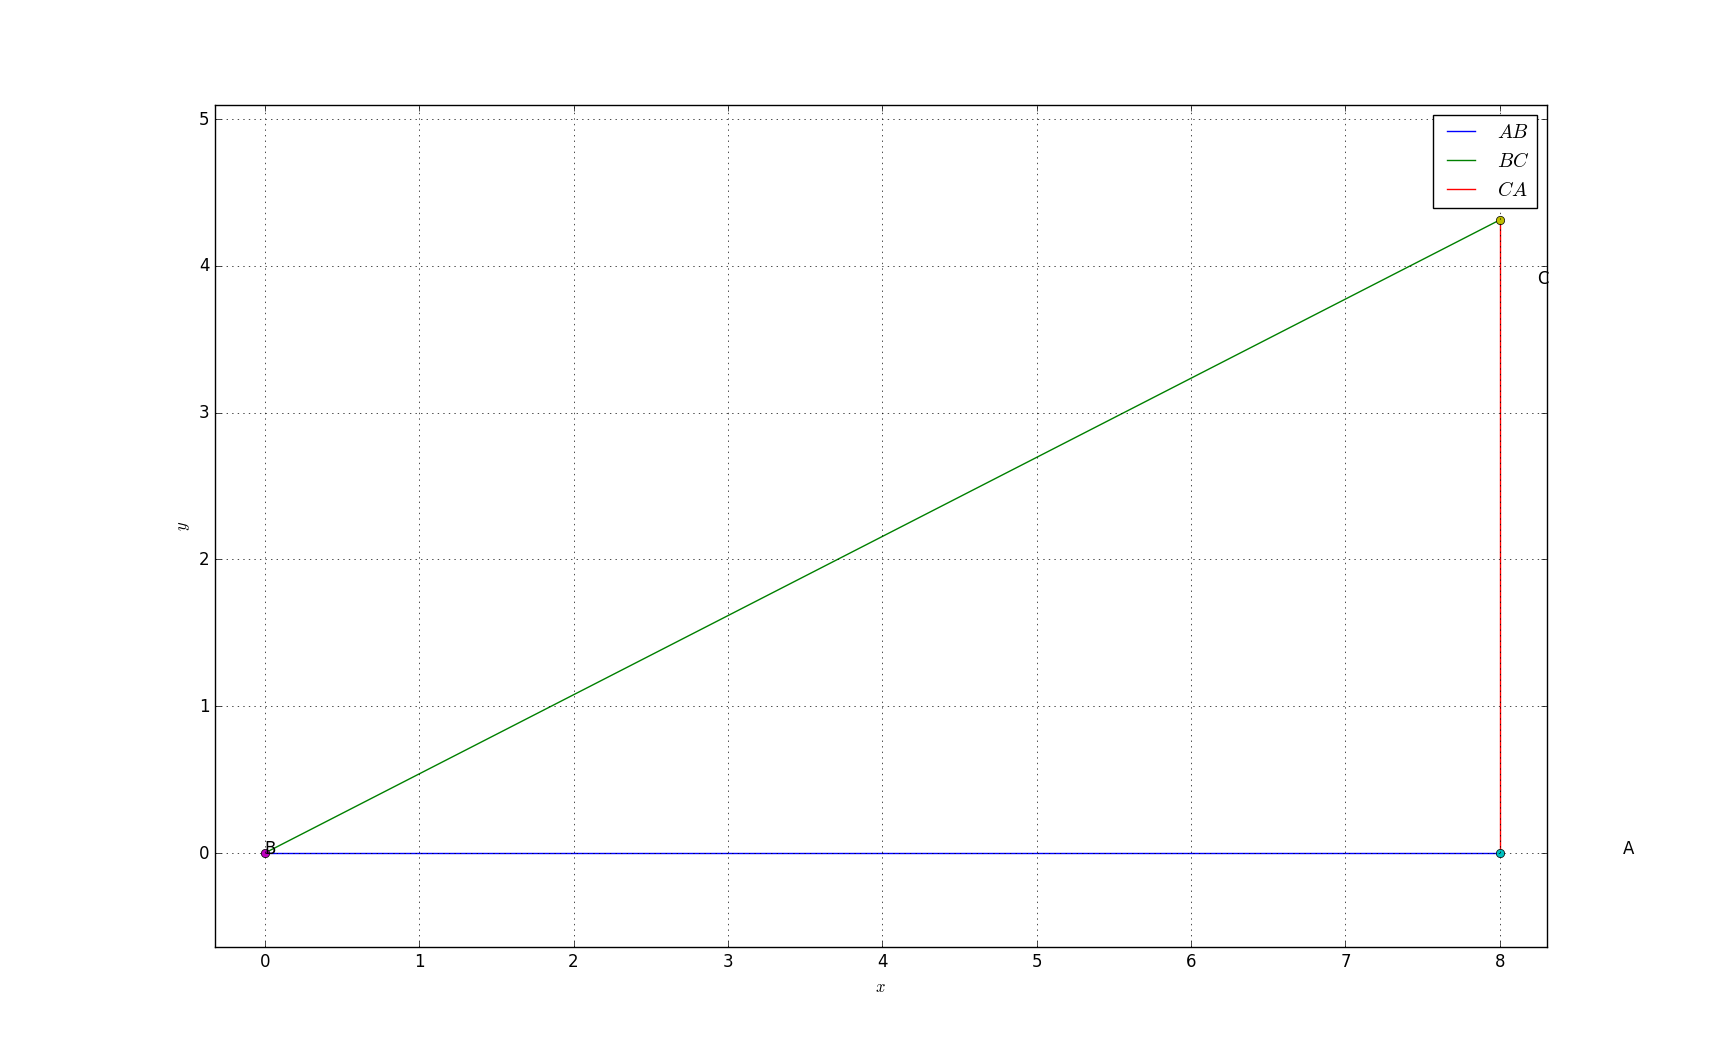

Write Python code to recreate this figure.
#Code by GVV Sharma
#December 6, 2019
#released under GNU GPL
#Drawing a right angled triangle

import numpy as np
import matplotlib.pyplot as plt
from coeffs import *

#if using termux
#import subprocess
#import shlex
#end if

#Sides
a = 8
c = 4.313
#Triangle vertices
A = np.array([a,0]) 
B = np.array([0,0]) 
C = np.array([a,c]) 


#Generating all lines
x_AB = line_gen(A,B)
x_BC = line_gen(B,C)
x_CA = line_gen(C,A)
A
#Plotting all lines
plt.plot(x_AB[0,:],x_AB[1,:],label='$AB$')
plt.plot(x_BC[0,:],x_BC[1,:],label='$BC$')
plt.plot(x_CA[0,:],x_CA[1,:],label='$CA$')

plt.plot(A[0], A[1], 'o')
plt.text(A[0] * (1 + 0.1), A[1] * (1 - 0.1) , 'A')
plt.plot(B[0], B[1], 'o')
plt.text(B[0] * (1 - 0.2), B[1] * (1) , 'B')
plt.plot(C[0], C[1], 'o')
plt.text(C[0] * (1 + 0.03), C[1] * (1 - 0.1) , 'C')

plt.xlabel('$x$')
plt.ylabel('$y$')
plt.legend(loc='best')
plt.grid() # minor

#if using termux
#plt.savefig('./figs/triangle/tri_right_angle.pdf')
#plt.savefig('./figs/triangle/tri_right_angle.eps')
#subprocess.run(shlex.split("termux-open ./figs/triangle/tri_right_angle.pdf"))
#else
plt.show()
